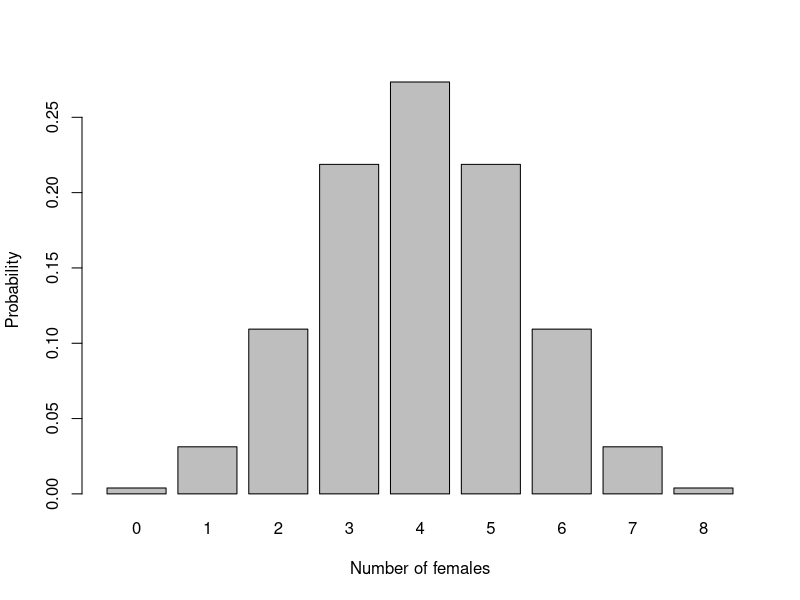
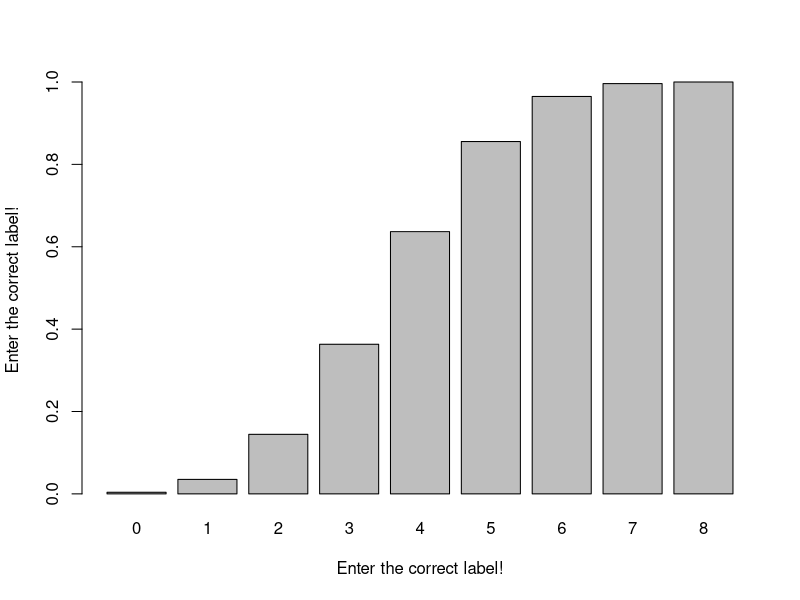
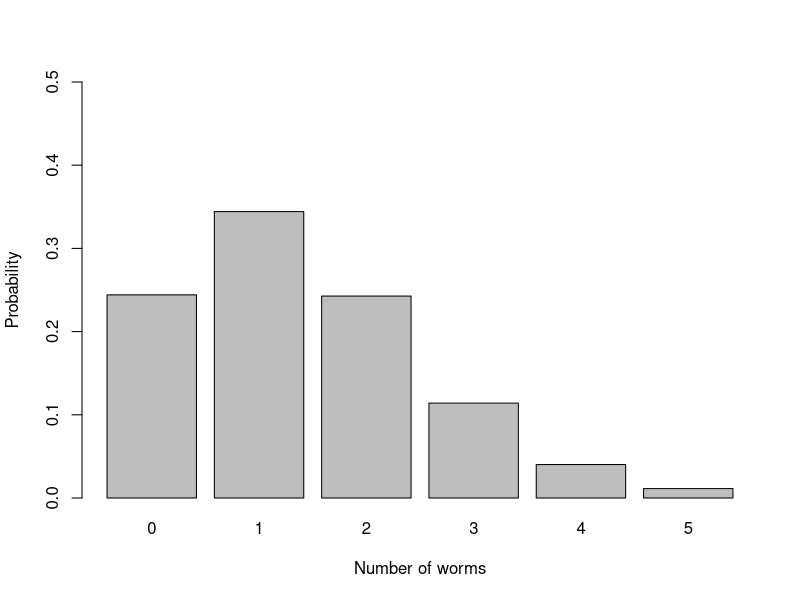
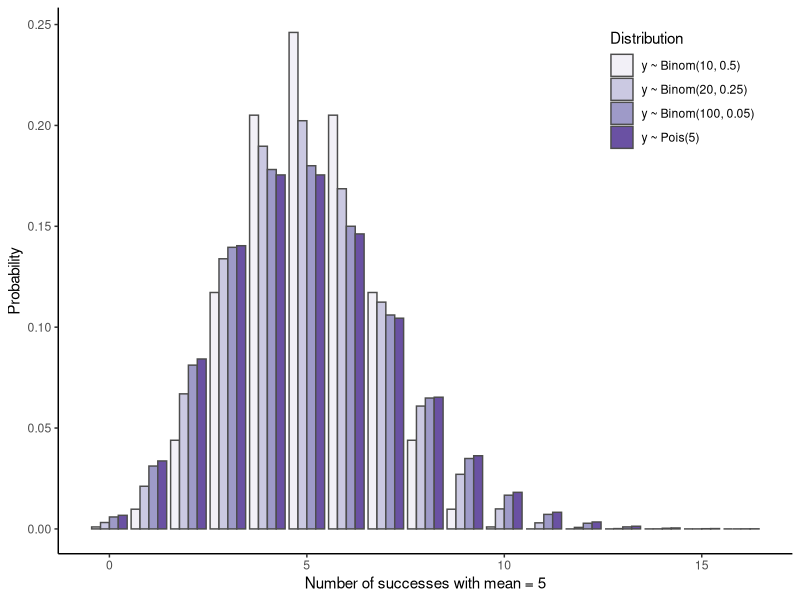

Here is the R script that generated these plots, in order:
## ---- chunk 1
#| message: false
#| warning: false

library(tidyverse)
## ---- chunk 2
num_female <- 4 # note that 4 is assigned to the variable called num_female
num_trials <- 8
p_female <- 0.5
## ---- chunk 3
# formatted output just because:
paste0("P(", num_female, " female | ", num_trials, " eggs) = ",
       dbinom(num_female, num_trials, p_female))
## ---- chunk 4
# pbinom gives the cumulative probability
paste("The cumulative probability is", 
      max(pbinom(0:num_female - 1, num_trials, p_female)))
## ---- chunk 5
# You can check what R is doing by running parts of code:
0:num_female - 1 # Oops! Is this what you expected?
0:(num_female - 1) # this is actually what we want.
# Correct the code above. Why did this bug have no effect?
## ---- chunk 6
#| label: fig-binom_dist
#| fig-cap: "Binomial probability distribution"
#| fig-width: 5
#| fig-height: 3

# Run this, then explore values of p_female
# Note: 'success' and 'failure' is arbitrary. Just make sure you're calculating
# what you think. How would you calculate the probabilities for males instead?
num_female <- seq(0, 8) 
p_female <- 0.5 # what are the limits of p_female?
prFemale_df <- data.frame(num_female = num_female, 
                          prob = dbinom(num_female, max(num_female), p_female)) 
prFemale_df 
barplot(prFemale_df$prob, names = prFemale_df$num_female, 
        xlab = "Number of females", ylab = "Probability")
## ---- chunk 7
#| label: fig-binom_cum_dist
#| fig-cap: "Cumulative binomial probability distribution"
#| fig-width: 5
#| fig-height: 3

prFemale_df$cumul_prob <- cumsum(prFemale_df$prob)
barplot(prFemale_df$cumul_prob, names = prFemale_df$num_female, 
        xlab = "Enter the correct label!", ylab = "Enter the correct label!")
## ---- chunk 8
#| echo: false

calc_poisson_prob <- function(x, y_bar) {
  (y_bar^x * exp(-y_bar)) / factorial(x)
}
## ---- chunk 9
#| include: false

worm_df <- data.frame(num_worms = c(0, 1, 2, 3, 4, 5, 6),
                      num_quadrats = c(35, 28, 15, 10, 7, 5, 0))
## ---- chunk 10
# num_worms is the number of worms per quadrat
# num_quadrats is numbers of quadrats observed containing that number of worms
# this dataset is summarised. Raw data might have columns: quadrat_id, num_worms
worm_df <- data.frame(num_worms = c(0, 1, 2, 3, 4, 5, 6),
                      num_quadrats = c(35, 28, 15, 10, 7, 5, 0))
worm_df # display dataframe
## ---- chunk 11
sum(worm_df$num_quadrats) # total number of quadrats
lambda_worms <- with(worm_df, sum(num_worms * num_quadrats) / sum(num_quadrats))
lambda_worms # the mean worms per quadrat"
## ---- chunk 12
# ?dpois 
# for questions like 'determine P(y_i=a | lambda)'
a <- 5 
lambda <- 1.41 
dpois(a, lambda) # probability of observing 'a' worms per quadrat: dpois()

# ?ppois
# for questions like 'determine P(y_i >= a | lambda)
1-ppois(a-1, lambda) # probability of observing >= 'a' worms: ppois()
## ---- chunk 13
#| label: fig-worm_poisson
#| fig-cap: "Poisson probability distribution."

ppois(0:a, lambda) # what does 0:a mean? What's another way to do this? 
signif(ppois(0:a, lambda), 3) # round with ?signif
barplot(dpois(0:a, lambda),
        ylab = "Probability", xlab = "Number of worms",
        space = 0.2, ylim = c(0, 0.5), names.arg = 0:a)
## ---- chunk 14
# create new columns in worm_df for the probabilities
worm_df$prob <- dpois(worm_df$num_worms, lambda)
worm_df$cumul_prob <- cumsum(worm_df$prob)
## ---- chunk 15
#| label: tbl-worm_table
#| tbl-cap: "Worm cast observations and expected probabilities."
#| message: false
#| warning: false

# Make Table 2.1. Use packageName::function() instead of loading with library()
knitr::kable(worm_df, digits=5) 
## ---- chunk 16
#| message: false
#| warning: false

# generate dataframe with probability for 0:16 'successes' from different 
# distributions but where mean is 5.
# note that in y ~ Binom(10,0.5), probability of >10 successes is zero.
# We're going to leverage the power of the tidyverse here
y_seq <- 0:16
binom_df <- tibble(y=rep(y_seq, times=3), # ?rep
                   n=rep(c(10, 20, 100), each=length(y_seq)),
                   p=rep(c(0.5, 0.25, 0.05), each=length(y_seq))) |>
    mutate(mean=n*p,
           prob=dbinom(y_seq, n, p),
           label=paste0("y ~ Binom(", n, ", ", p, ")"))
pois_df <- tibble(y=y_seq,
                  n=NA, 
                  p=NA,
                  mean=5) |>
    mutate(prob=dpois(y_seq, mean),
           label=paste0("y ~ Pois(", mean, ")"))
PDF_df <- bind_rows(binom_df, pois_df) |>
  mutate(label=factor(label, levels=unique(label)))
## ---- chunk 17
head(binom_df, 2)
head(pois_df, 2)
## ---- chunk 18
#| label: fig-binom_pois_approx
#| fig-cap: "Binomial and Poisson distributions converge with larger numbers of events, depending on p."
#| fig-width: 10
#| fig-height: 3
#| warning: false
#| message: false

ggplot(PDF_df, aes(y, prob, fill=label)) +  # ggplot(data, aes(xVar, yVar))
  geom_bar(stat="identity", position="dodge", colour="grey30") +  # ?geom_bar
  scale_fill_brewer("Distribution", palette="Purples") + # from colorbrewer2.org
  labs(x="Number of successes with mean = 5", y="Probability") +
  theme_classic() + 
  theme(legend.position=c(0.85, 0.85))
## ---- chunk 19
y <- rpois(10000, 5)
paste0("Mean: ", signif(mean(y), 3), ", variance: ", signif(var(y), 3))
